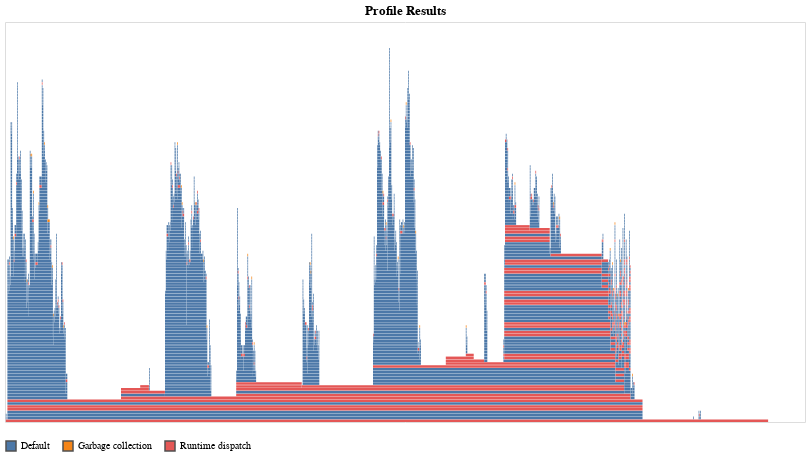

The notebook cell this image was saved under:
### Code cell
ProfileVega.view()

### Figure 1 — Vega-Lite specification as saved in the notebook (floating-point values rounded to 4 significant figures; data arrays with more than 128 entries replaced by an {"elided": "..."} marker saying what was removed)
{"data": {"values": {"elided": "3289 records"}}, "encoding": {"color": {"field": "status", "legend": {"orient": "bottom", "title": null}, "type": "nominal"}, "fillOpacity": {"condition": [{"selection": "highlight", "value": 0.6}, {"selection": "select", "value": 0.5}], "value": 1}, "strokeWidth": {"condition": [{"selection": "highlight", "value": 0.5}, {"selection": "select", "value": 0.5}], "value": 0}, "tooltip": {"field": "sf", "type": "nominal"}, "x": {"axis": null, "field": "x1", "type": "quantitative"}, "x2": {"field": "x2", "type": "quantitative"}, "y": {"axis": null, "field": "level", "type": "quantitative"}, "y2": {"field": "level2", "type": "quantitative"}}, "height": 400, "mark": {"stroke": "#505050", "type": "rect"}, "selection": {"grid": {"bind": "scales", "type": "interval"}, "highlight": {"empty": "none", "on": "mouseover", "type": "single"}, "select": {"empty": "none", "type": "multi"}}, "title": "Profile Results", "transform": [{"as": "level2", "calculate": "datum.level+0.9"}], "width": 800}
